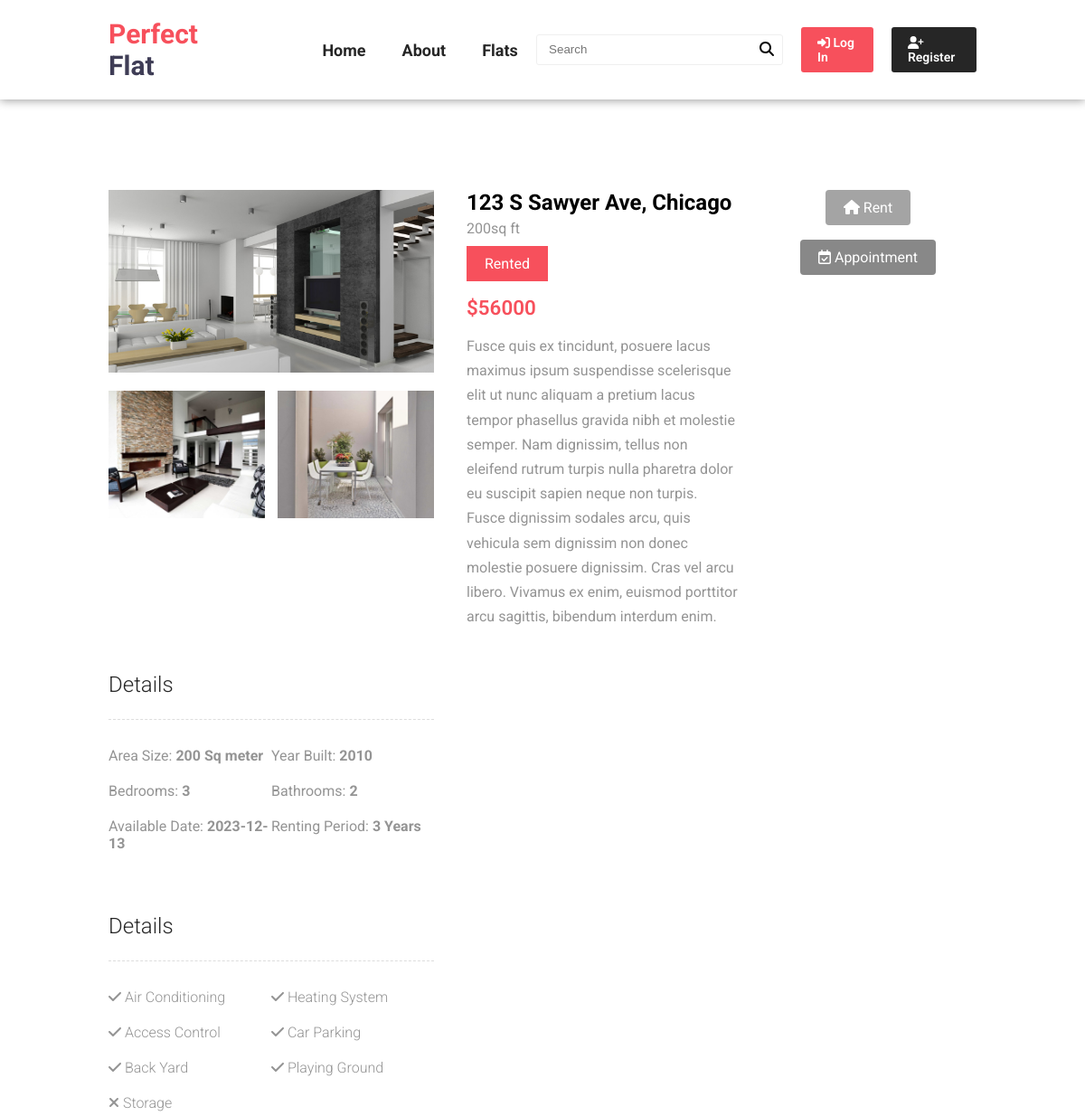
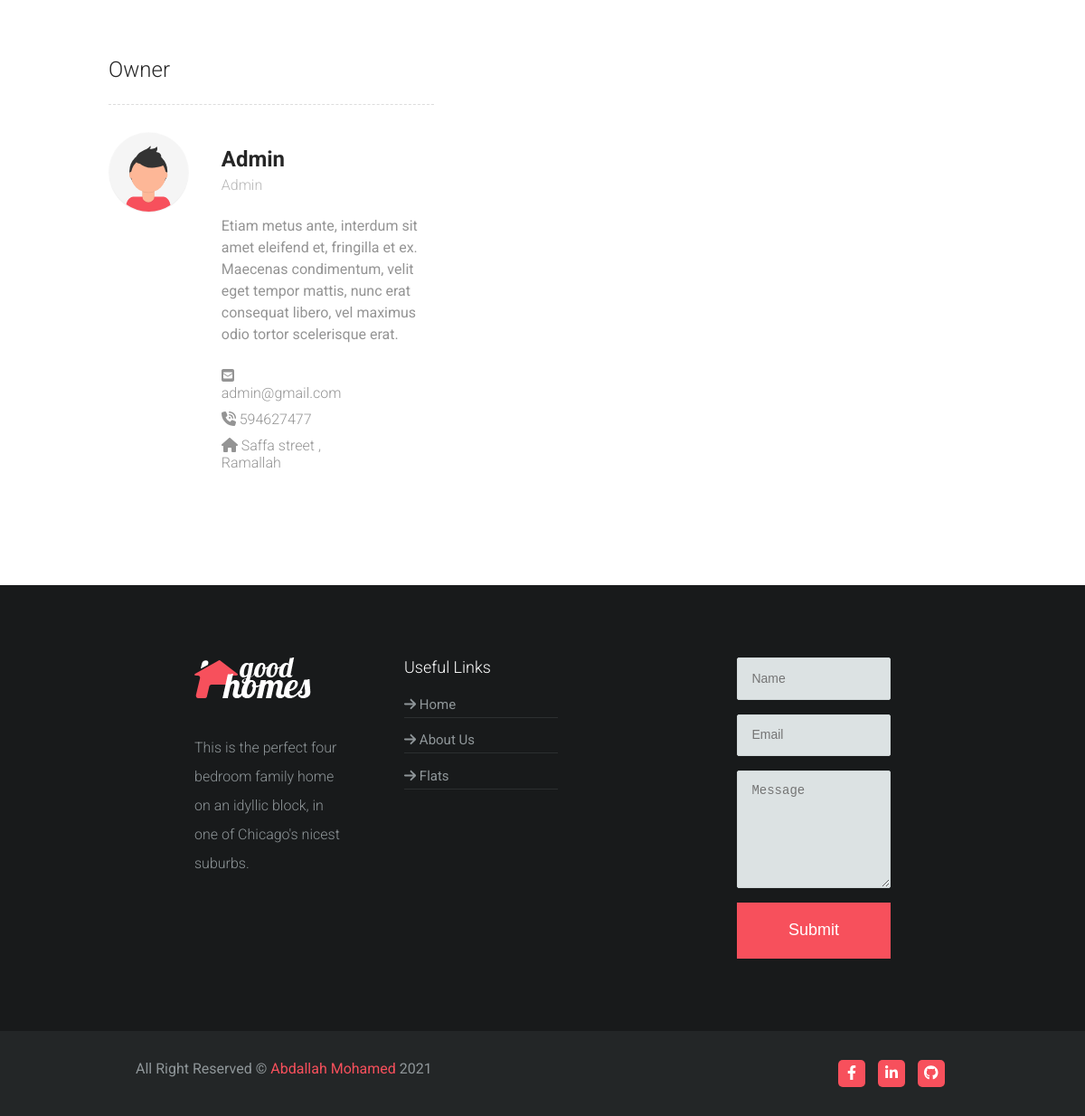
Screenshot of /flat_detail.php?id=2 with the database file from the repository (2 pictures, top to bottom).
### tables this page shows
CREATE TABLE `flat` (
  `Id` int(11) NOT NULL,
  `Cost` decimal(10,0) NOT NULL,
  `Built` year(4) NOT NULL,
  `Bedrooms_No` int(11) NOT NULL,
  `Bathrooms_No` int(11) NOT NULL,
  `Size` decimal(10,0) NOT NULL,
  `Features` varchar(255) NOT NULL,
  `Approved` varchar(1) NOT NULL,
  `Owner_ID` int(11) NOT NULL,
  `Rent_Condition` varchar(20) NOT NULL,
  `Rent_Period` int(11) NOT NULL,
  `Available_Date` date NOT NULL,
  `Timetable_Days` varchar(255) NOT NULL,
  `Timetable_Start` time NOT NULL,
  `Timetable_End` time NOT NULL,
  `Detail` text NOT NULL
);

CREATE TABLE `flat_location` (
  `Flat_ID` int(11) NOT NULL,
  `House_No` int(11) NOT NULL,
  `Street_Name` varchar(50) NOT NULL,
  `City` varchar(50) NOT NULL
);

CREATE TABLE `location` (
  `Client_ID` int(11) NOT NULL,
  `House_No` int(11) NOT NULL,
  `Street_Name` varchar(255) NOT NULL,
  `City` varchar(50) NOT NULL,
  `Postal_Code` int(11) NOT NULL
);

CREATE TABLE `client` (
  `ID` int(11) NOT NULL,
  `Client_ID` int(11) NOT NULL,
  `Name` varchar(50) NOT NULL,
  `Email` varchar(255) NOT NULL,
  `BirthDate` date NOT NULL,
  `Mobile` int(11) NOT NULL,
  `Telephone` int(11) NOT NULL,
  `Username` varchar(20) NOT NULL,
  `Password` varchar(20) NOT NULL,
  `Client_Type` varchar(20) NOT NULL
);

### flat_detail.php (the view, shortened to what this page needs)
<?php
    include "Templates/head.php";
    include "Templates/nav.php";
    if(isset($_GET['id'])){
      $flatId = $_GET['id'];
      $pdo = new PDO(DBCONNSTRING, DBUSER, DBPASS);
      $pdo->setAttribute(PDO::ATTR_ERRMODE, PDO::ERRMODE_EXCEPTION);
      $sql ="SELECT * FROM flat
      INNER JOIN flat_img ON flat.Id = flat_img.Flat_ID
      INNER JOIN flat_location ON flat.Id = flat_location.Flat_ID
      WHERE flat.Id = '$flatId'";
      $statement = $pdo->prepare($sql);
      $statement->execute();
      $flat = $statement->fetch(PDO::FETCH_ASSOC);
      if($flat){
        $flatFeatures = explode(',', $flat['Features']);
        $flatImages = explode(',', $flat['image']);
        $ownerSql = "SELECT * FROM client INNER JOIN location ON client.ID = location.Client_ID WHERE client.ID = '{$flat['Owner_ID']}'";
        $stmnt = $pdo->prepare($ownerSql);
        $stmnt->execute();
        $owner = $stmnt->fetch(PDO::FETCH_ASSOC);
      }
    }
?>
<?php if($flat){ ?>
  <main class="flat_detail">
    <div class="container">
      <div class="flat_detail__content">
        <div class="flat_box">
          <div class="flat_images">
            <img src="Assessts/Img/flats/<?= $flatImages[0]?>" />
            <ul class="flat_gallery">
              <li><img src="Assessts/Img/flats/<?= $flatImages[1]?>"></li>
              <li><img src="Assessts/Img/flats/<?= $flatImages[2]?>"></li>
            </ul>
          </div>
          <div class="info_sc">
            <div class="flat_info__address">
              <span class="street"><?= $flat['Street_Name']?>, </span>
              <span class="city"><?= $flat['City'] ?></span>
            </div>
            <div class="flat_info__size">
              <span><?= $flat['Size']?>sq ft</span>
            </div>
            <div class="flat_info__status">
              <span><?= $flat['Rent_Condition'] ?></span>
            </div>
            <div class="flat_info__price">
              <span> $<?= $flat['Cost'] ?></span>
            </div>
            <div class="flat_info__detail">
              <p>
                <?= $flat['Detail'] ?>
              </p>
            </div>
          </div>
        </div>
        <div class="flat_sc detail_sc">
          <h3 class="sc_title">Details</h3>
          <ul>
            <li>
              <span class="detail_label">Area Size: </span>
              <span class="detail_data"><?= $flat['Size'] ?> Sq meter</span>
            </li>
            <li>
              <span class="detail_label">Year Built: </span>
              <span class="detail_data"><?= $flat['Built'] ?></span>
            </li>
            <li>
              <span class="detail_label">Bedrooms: </span>
              <span class="detail_data"><?= $flat['Bedrooms_No'] ?></span>
            </li>
            <li>
              <span class="detail_label">Bathrooms: </span>
              <span class="detail_data"><?= $flat['Bathrooms_No'] ?></span>
            </li>
            <?php if($flat['Rent_Condition'] == 'rented'): ?>
              <li>
                <span class="detail_label">Available Date: </span>
                <span class="detail_data"><?= $flat['Available_Date'] ?></span>
              </li>
            <?php endif; ?>
            <li>
              <span class="detail_label">Renting Period: </span>
              <span class="detail_data"><?= $flat['Rent_Period'] ?> Years</span>
            </li>
          </ul>
        </div>
        <div class="flat_sc featrues_sc">
          <h3 class="sc_title">Details</h3>
          <ul>
            <li>
              <?php if(in_array('Has_AirCondition',  $flatFeatures)){ ?>
                <i class="fas fa-check check"></i>
              <?php }else{ ?>
                <i class="fas fa-times times"></i>
              <?php }; ?>
              Air Conditioning
            </li>
            <li>
              <?php if(in_array('Has_Heating',  $flatFeatures)){ ?>
                <i class="fas fa-check check"></i>
              <?php }else{ ?>
                <i class="fas fa-times times"></i>
              <?php }; ?>
              Heating System
            </li>
            <li>
              <?php if(in_array('Has_Acecss',  $flatFeatures)){ ?>
                <i class="fas fa-check check"></i>
              <?php }else{ ?>
                <i class="fas fa-times times"></i>
              <?php }; ?>
              Access Control
            </li>
            <li>
              <?php if(in_array('Has_CarParking',  $flatFeatures)){ ?>
                <i class="fas fa-check check"></i>
              <?php }else{ ?>
                <i class="fas fa-times times"></i>
              <?php }; ?>
              Car Parking
            </li>
            <li>
              <?php if(in_array('Has_BackYard',  $flatFeatures)){ ?>
                <i class="fas fa-check check"></i>
              <?php }else{ ?>
                <i class="fas fa-times times"></i>
              <?php }; ?>
              Back Yard
            </li>
            <li>
              <?php if(in_array('Has_PlayGround',  $flatFeatures)){ ?>
                <i class="fas fa-check check"></i>
              <?php }else{ ?>
                <i class="fas fa-times times"></i>
              <?php }; ?>
              Playing Ground
            </li>
            <li>
              <?php if(in_array('Storage',  $flatFeatures)){ ?>
                <i class="fas fa-check check"></i>
              <?php }else{ ?>
                <i class="fas fa-times times"></i>
              <?php }; ?>
              Storage
            </li>
          </ul>
        </div>
        <div class="flat_sc owner_sc">
          <h3 class="sc_title">Owner</h3>
          <div class="owner_inner">
            <div class="owner_detail">
              <div class="owner_img">
                <img src="Assessts/Img/owner_img.svg">
              </div>
              <div class="owner_info">
                <h3><?= $owner['Name'] ?></h3>
                <span><?= $owner['Client_Type'] ?></span>
                <p>Etiam metus ante, interdum sit amet eleifend et, fringilla et ex. Maecenas condimentum, velit eget tempor mattis,
                  nunc erat consequat libero, vel maximus odio tortor scelerisque erat.
                </p>
                <ul class="info_contact">
                  <li>
                    <i class="fas fa-envelope-square"></i>
                    <?= $owner['Email'] ?>
                  </li>
                  <li>
                    <i class="fas fa-phone-volume"></i>
                    <?= $owner['Mobile'] ?>
                  </li>
                  <li>
                    <i class="fas fa-home"></i>
                    <?=$owner['Street_Name'] . ', ' . $owner['City'] ?>
                  </li>
                </ul>
              </div>
            </div>
          </div>
        </div>
      </div>
      <aside>
        <?php if($flat['Rent_Condition'] == "available"){ ?>
          <a href="rent.php?id=<?= $flat['Id']?>" class="rentBtn">
            <i class="fas fa-home"></i>
            Rent
          </a>
          <a href="appointment.php?id=<?= $flat['Id']?>" class="appoitmentBtn">
            <i class="far fa-calendar-check"></i>
            Appointment
          </a>
        <?php }else{ ?>
          <a class="rentBtn disabled">
            <i class="fas fa-home"></i>
            Rent
          </a>
          <a class="appoitmentBtn disabled">
            <i class="far fa-calendar-check"></i>
            Appointment
          </a>
        <?php } ?>
      </aside>
    </div>
  </main>
  <?php include "Templates/foot.php"; ?>
<?php }else{
    header("Location: 404.php");
  }
?>

### Assessts/CSS/style.css (style rules this page uses)
:root { --primary-color: #f7505c; --secondary-color: #3f3d56; --section-bg: #edf1f2; }
* { padding: 0; margin: 0; box-sizing: border-box; }
body { font-family: "Roboto", sans-serif; animation: fadeIn 0.85s; }
.container { width: 80%; margin: 0 auto; }
.flat_detail { padding: 100px 0; }
.flat_detail .container { display: grid; grid-template-columns: 3fr 1fr; }
.flat_detail .flat_box { display: flex; position: relative; }
.flat_detail .flat_box > div { flex-basis: 50%; }
.flat_detail .flat_box .flat_images > img { width: 100%; }
.flat_detail .flat_box .flat_images .flat_gallery { margin-top: 1rem; list-style: none; display: flex; justify-content: space-between; flex-wrap: wrap; row-gap: 10px; }
.flat_detail .flat_box .flat_images .flat_gallery li { flex-basis: 48%; }
.flat_detail .flat_box .info_sc { padding: 0 1.5em 0 2.25em; }
.flat_detail .flat_box .info_sc .flat_info__address { margin-bottom: 5px; }
.flat_detail .flat_box .info_sc .flat_info__address span { font-weight: bold; font-size: 1.5rem; }
.flat_detail .flat_box .info_sc .flat_info__size span { color: #949494; }
.flat_detail .flat_box .info_sc .flat_info__status span { margin-top: 10px; background: var(--primary-color); color: #fff; text-transform: capitalize; padding: 10px 20px; display: inline-block; }
.flat_detail .flat_box .info_sc .flat_info__price { margin: 1rem 0; }
.flat_detail .flat_box .info_sc .flat_info__price span { color: var(--primary-color); font-weight: 600; font-size: 1.4rem; }
.flat_detail .flat_box .info_sc .flat_info__detail p { color: #949494; line-height: 1.7rem; }
.flat_detail .flat_sc { margin-top: 3rem; }
.flat_detail .flat_sc h3.sc_title { color: #262626; margin: 0 0 1.25em; padding-bottom: 1em; border-bottom: 1px dashed #ddd; font-size: 1.5rem; font-weight: 300; width: 50%; }
.flat_detail .flat_sc ul { list-style: none; width: 50%; margin-right: auto; display: flex; flex-wrap: wrap; }
.flat_detail .flat_sc ul li { width: 50%; margin-bottom: 20px; }
.flat_detail .flat_sc ul li .detail_label { color: #949494; }
.flat_detail .flat_sc ul li .detail_data { color: #949494; font-weight: bold; }
.flat_detail .featrues_sc ul li { color: #949494; font-weight: 300; }
.flat_detail .owner_sc .owner_inner { display: flex; }
.owner_sc .owner_detail { display: flex; }
.owner_sc .owner_detail .owner_img { width: 200px; }
.owner_sc .owner_detail .owner_info { padding: 1em 1.5em 1em 2.25em; }
.owner_detail .owner_info h3 { color: #262626; font-weight: bold; font-size: 1.5rem; margin-bottom: 5px; text-transform: capitalize; }
.owner_detail .owner_info span { text-transform: capitalize; font-weight: 300; color: #b7b7b7; }
.owner_detail .owner_info p { margin: 1.5em 0; width: 40%; line-height: 1.5rem; color: #949494; }
.owner_detail .owner_info ul { display: block; }
.owner_detail .owner_info ul li { margin-bottom: 10px; color: #949494; font-weight: 300; }
.flat_detail aside { text-align: center; }
.flat_detail aside a { display: inline-block; padding: 10px 20px; color: #fff; text-decoration: none; width: fit-content; margin: 0 auto; margin-bottom: 1rem; border-radius: 4px; }
.flat_detail aside a.disabled { cursor: no-drop; filter: grayscale(1); }
.flat_detail aside a.appoitmentBtn { background: #3498db; }
.flat_detail aside a.rentBtn { background: #2ecc71; }
img { max-width: 100%; }

### rows the page displays
flat: flat_location.Street_Name "123 S Sawyer Ave", flat_location.City "Chicago", Size "200", Rent_Condition "Rented", Cost "56000", Detail "Fusce quis ex tincidunt, posuere lacus maximus ipsum suspendisse scelerisque elit ut nunc aliquam a pretium lacus tempor phasellus gravida nibh et molestie semper. Nam dignissim, tellus non eleifend rutrum turpis nulla pharetra dolor eu suscipit sapien neque non turpis. Fusce dignissim sodales arcu, quis vehicula sem dignissim non donec molestie posuere dignissim. Cras vel arcu libero. Vivamus ex enim, euismod porttitor arcu sagittis, bibendum interdum enim.", Built "2010", Bedrooms_No "3", Bathrooms_No "2", Available_Date "2023-12-13", Rent_Period "3"
location: Client_ID.Name "Admin", Client_ID.Client_Type "Admin", Client_ID.Email "admin@gmail.com", Client_ID.Mobile "594627477", Street_Name "Saffa street", City "Ramallah"
